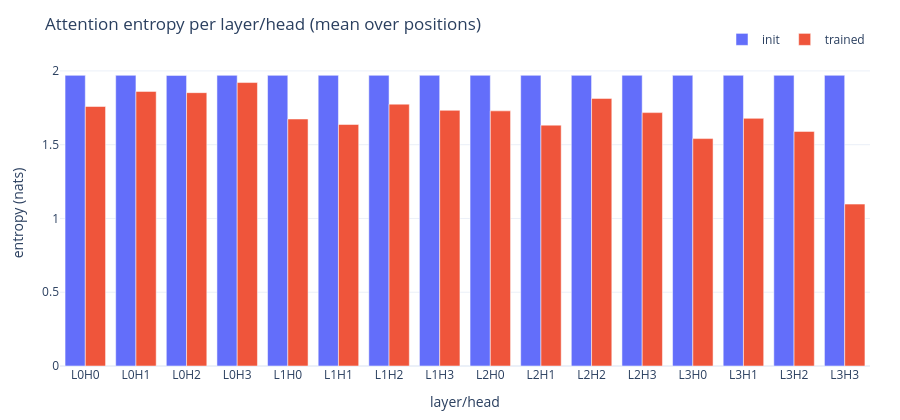

This figure's notebook cell:
### Code cell
# 学習済みモデルの attention エントロピー（init vs trained）
from jp_llm_lab.models.config import ModelConfig
from jp_llm_lab.models.transformer import ClassicalGPT
from jp_llm_lab.training.trainer import load_checkpoint
from jp_llm_lab.tokenization.char_tokenizer import CharTokenizer
from jp_llm_lab.visualization.attention_viz import attention_entropy, entropy_comparison_figure

RUN = ROOT / "experiments/runs/m1_model_s_smoke_seed42"
assert RUN.exists(), "先に `make -C jp_llm_lab train-smoke` を実行してください"
tok_run = CharTokenizer.load(RUN / "tokenizer.json")

def load_model(pattern):
    p = sorted(RUN.glob(f"checkpoints/{pattern}"))[0]
    payload = torch.load(p, map_location="cpu", weights_only=False)
    m = ClassicalGPT(ModelConfig.from_dict(payload["model_cfg"]))
    load_checkpoint(p, m)
    return m.eval()

s = "私はその人を常に先生と呼んでいた。"
ids_s = torch.tensor([tok_run.encode(s)])
ent = {}
for label, m in [("init", load_model("ckpt_000pct_*.pt")), ("trained", load_model("ckpt_100pct_*.pt"))]:
    maps = m.attention_maps(ids_s)
    ent[label] = torch.stack([attention_entropy(w) for w in maps])
    print(f"{label:8s} 平均エントロピー: {float(ent[label].mean()):.3f} nats"
          f"  層別: {[round(float(e.mean()), 2) for e in ent[label]]}")
fig = entropy_comparison_figure(ent, n_layers=4, n_heads=4)
fig.show()

### Figure 1 — Plotly figure (JSON) as saved in the notebook; plotly's stock layout.template omitted (floating-point values rounded to 4 significant figures)
{"data": [{"name": "init", "type": "bar", "x": ["L0H0", "L0H1", "L0H2", "L0H3", "L1H0", "L1H1", "L1H2", "L1H3", "L2H0", "L2H1", "L2H2", "L2H3", "L3H0", "L3H1", "L3H2", "L3H3"], "y": [1.97, 1.97, 1.97, 1.97, 1.97, 1.97, 1.97, 1.97, 1.97, 1.97, 1.97, 1.97, 1.97, 1.97, 1.97, 1.97]}, {"name": "trained", "type": "bar", "x": ["L0H0", "L0H1", "L0H2", "L0H3", "L1H0", "L1H1", "L1H2", "L1H3", "L2H0", "L2H1", "L2H2", "L2H3", "L3H0", "L3H1", "L3H2", "L3H3"], "y": [1.759, 1.861, 1.853, 1.921, 1.674, 1.637, 1.775, 1.733, 1.729, 1.633, 1.814, 1.717, 1.541, 1.678, 1.59, 1.097]}], "layout": {"barmode": "group", "font": {"size": 12}, "height": 420, "legend": {"orientation": "h", "x": 1, "xanchor": "right", "y": 1.02, "yanchor": "bottom"}, "margin": {"b": 50, "l": 60, "r": 30, "t": 60}, "title": {"text": "Attention entropy per layer/head (mean over positions)"}, "xaxis": {"title": {"text": "layer/head"}}, "yaxis": {"title": {"text": "entropy (nats)"}}}}
